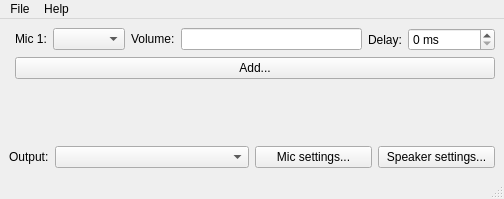
<?xml version="1.0" encoding="UTF-8"?>
<ui version="4.0">
 <class>MainWindow</class>
 <widget class="QMainWindow" name="MainWindow">
  <property name="geometry">
   <rect>
    <x>0</x>
    <y>0</y>
    <width>504</width>
    <height>199</height>
   </rect>
  </property>
  <property name="minimumSize">
   <size>
    <width>504</width>
    <height>0</height>
   </size>
  </property>
  <property name="windowTitle">
   <string>NeatMic</string>
  </property>
  <widget class="QWidget" name="centralwidget">
   <layout class="QGridLayout" name="gridLayout_2">
    <item row="1" column="0">
     <layout class="QVBoxLayout" name="verticalLayout_2">
      <item>
       <widget class="QScrollArea" name="scrollArea">
        <property name="enabled">
         <bool>true</bool>
        </property>
        <property name="minimumSize">
         <size>
          <width>250</width>
          <height>0</height>
         </size>
        </property>
        <property name="frameShape">
         <enum>QFrame::NoFrame</enum>
        </property>
        <property name="lineWidth">
         <number>0</number>
        </property>
        <property name="horizontalScrollBarPolicy">
         <enum>Qt::ScrollBarAlwaysOff</enum>
        </property>
        <property name="widgetResizable">
         <bool>true</bool>
        </property>
        <widget class="QWidget" name="scrollAreaWidgetContents_2">
         <property name="geometry">
          <rect>
           <x>0</x>
           <y>0</y>
           <width>480</width>
           <height>85</height>
          </rect>
         </property>
         <layout class="QVBoxLayout" name="verticalLayout_5">
          <property name="leftMargin">
           <number>0</number>
          </property>
          <property name="topMargin">
           <number>0</number>
          </property>
          <property name="rightMargin">
           <number>0</number>
          </property>
          <property name="bottomMargin">
           <number>0</number>
          </property>
          <item>
           <layout class="QFormLayout" name="mic_section">
            <item row="0" column="1">
             <layout class="QHBoxLayout" name="mic_1_layout">
              <item>
               <layout class="QFormLayout" name="formLayout_10">
                <item row="1" column="0">
                 <widget class="QLabel" name="label">
                  <property name="text">
                   <string>Mic 1:</string>
                  </property>
                 </widget>
                </item>
                <item row="1" column="1">
                 <widget class="QComboBox" name="mic_selector">
                  <property name="statusTip">
                   <string>Selected microphone</string>
                  </property>
                  <property name="whatsThis">
                   <string/>
                  </property>
                  <property name="editable">
                   <bool>false</bool>
                  </property>
                  <property name="currentText">
                   <string/>
                  </property>
                 </widget>
                </item>
               </layout>
              </item>
              <item>
               <layout class="QFormLayout" name="formLayout_7">
                <item row="0" column="0">
                 <widget class="QLabel" name="label_3">
                  <property name="statusTip">
                   <string>Current microphone volume</string>
                  </property>
                  <property name="text">
                   <string>Volume:</string>
                  </property>
                 </widget>
                </item>
                <item row="0" column="1">
                 <widget class="QProgressBar" name="mic_volume">
                  <property name="statusTip">
                   <string>Current microphone volume</string>
                  </property>
                  <property name="styleSheet">
                   <string notr="true"> QProgressBar::chunk {
     background-color: #3add36;

 }</string>
                  </property>
                  <property name="maximum">
                   <number>100</number>
                  </property>
                  <property name="value">
                   <number>0</number>
                  </property>
                  <property name="textVisible">
                   <bool>false</bool>
                  </property>
                 </widget>
                </item>
               </layout>
              </item>
              <item>
               <layout class="QFormLayout" name="formLayout_6">
                <item row="1" column="0">
                 <widget class="QLabel" name="label_2">
                  <property name="statusTip">
                   <string>Microphone delay in milliseconds (1s = 1000ms)</string>
                  </property>
                  <property name="text">
                   <string>Delay:</string>
                  </property>
                 </widget>
                </item>
                <item row="1" column="1">
                 <widget class="QSpinBox" name="mic_delay">
                  <property name="statusTip">
                   <string>Microphone delay in milliseconds (1s = 1000ms)</string>
                  </property>
                  <property name="suffix">
                   <string> ms</string>
                  </property>
                  <property name="minimum">
                   <number>0</number>
                  </property>
                  <property name="maximum">
                   <number>999999999</number>
                  </property>
                 </widget>
                </item>
               </layout>
              </item>
             </layout>
            </item>
            <item row="1" column="1">
             <widget class="QPushButton" name="add_mic">
              <property name="text">
               <string>Add...</string>
              </property>
             </widget>
            </item>
           </layout>
          </item>
         </layout>
        </widget>
       </widget>
      </item>
      <item>
       <layout class="QHBoxLayout" name="horizontalLayout_4">
        <item>
         <layout class="QFormLayout" name="formLayout_9">
          <item row="0" column="0">
           <widget class="QLabel" name="label_4">
            <property name="text">
             <string>Output:</string>
            </property>
           </widget>
          </item>
          <item row="0" column="1">
           <widget class="QComboBox" name="output_selector">
            <property name="statusTip">
             <string>Output device. Set this to your virtual microphone's &quot;Input&quot;</string>
            </property>
           </widget>
          </item>
         </layout>
        </item>
        <item>
         <layout class="QHBoxLayout" name="horizontalLayout_5">
          <item>
           <widget class="QPushButton" name="mic_settings">
            <property name="statusTip">
             <string>Open Windows microphone settings</string>
            </property>
            <property name="text">
             <string>Mic settings...</string>
            </property>
           </widget>
          </item>
          <item>
           <widget class="QPushButton" name="speaker_settings">
            <property name="statusTip">
             <string>Open Windows speaker settings</string>
            </property>
            <property name="text">
             <string>Speaker settings...</string>
            </property>
           </widget>
          </item>
         </layout>
        </item>
       </layout>
      </item>
     </layout>
    </item>
   </layout>
  </widget>
  <widget class="QMenuBar" name="menubar">
   <property name="geometry">
    <rect>
     <x>0</x>
     <y>0</y>
     <width>504</width>
     <height>26</height>
    </rect>
   </property>
   <widget class="QMenu" name="menuFile">
    <property name="title">
     <string>File</string>
    </property>
    <addaction name="load_config"/>
    <addaction name="save_config"/>
    <addaction name="install_vbaudio"/>
   </widget>
   <widget class="QMenu" name="menuHelp">
    <property name="title">
     <string>Help</string>
    </property>
    <addaction name="documentation"/>
    <addaction name="about"/>
    <addaction name="logs"/>
   </widget>
   <addaction name="menuFile"/>
   <addaction name="menuHelp"/>
  </widget>
  <widget class="QStatusBar" name="statusbar"/>
  <action name="load_config">
   <property name="text">
    <string>Load Config...</string>
   </property>
  </action>
  <action name="save_config">
   <property name="text">
    <string>Save Config...</string>
   </property>
  </action>
  <action name="install_vbaudio">
   <property name="text">
    <string>Install VB Audio Cable</string>
   </property>
  </action>
  <action name="documentation">
   <property name="text">
    <string>Documentation</string>
   </property>
   <property name="statusTip">
    <string>NeatMic documentation (opens in web browser)</string>
   </property>
  </action>
  <action name="about">
   <property name="text">
    <string>About</string>
   </property>
   <property name="statusTip">
    <string>About NeatMic</string>
   </property>
  </action>
  <action name="logs">
   <property name="text">
    <string>Logs</string>
   </property>
   <property name="statusTip">
    <string>Debugging logs</string>
   </property>
  </action>
 </widget>
 <resources/>
 <connections/>
</ui>
